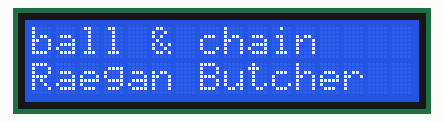
Recording of a sketch running on a simulated Arduino Uno, built with avr-gcc and run on an emulated ATmega328P. On the bench: 16×2 character LCD.

Above: at 0.1 s.
At 4.1 s:
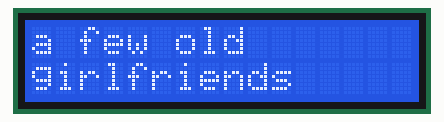
At 6.1 s:
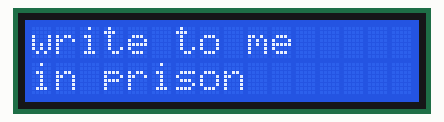
At 12.1 s:
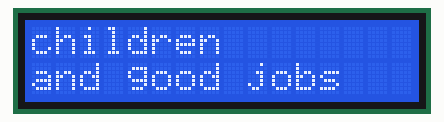
At 18.2 s:
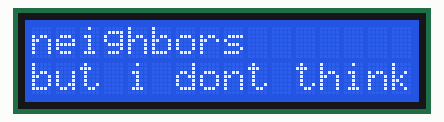
At 26.2 s:
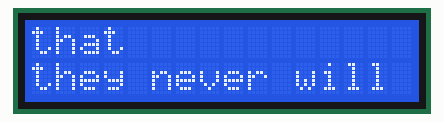

Measured:
- what the display in image 1 shows lasts 2.0 s, from 4.1 s to 6.1 s
- what the display in image 5 shows lasts 12.0 s, from 26.1 s to 38.1 s

The sketch:

sketch_apr11b.ino
```cpp
/* Arduino Tutorial: Learn how to use an LCD 16x2 screen
   More info: http://www.ardumotive.com/how-to-use-an-lcd-dislpay-en.html  */
//i used the connection as you find from the link
//https://www.arduino.cc/en/Tutorial/LiquidCrystalAutoscroll , same here

//Include LCD library
#include <LiquidCrystal.h>

// initialize the library with the numbers of the interface pins
LiquidCrystal lcd(12, 11, 5, 4, 3, 2);

void setup() {
  // set up the LCD's number of columns and rows:
  lcd.begin(16, 2);

}

void loop() {
  // Print a message to the LCD.
   lcd.setCursor(0, 0);
  lcd.print("ball & chain");
    lcd.setCursor(0, 1);
  lcd.print("Raegan Butcher");

  // set the cursor to column 0, line 1
  // (note: line 1 is the second row, since counting begins with 0):
  //--------------------------------------------------------------------------
  delay(4000);
  lcd.setCursor(0, 0);
   lcd.print("a few old   ");
  lcd.setCursor(0, 1);
  //Print a message to second line of LCD
  lcd.print("girlfriends   ");
delay(2000);
lcd.clear();
//--------------------------------------------------------------------------
lcd.setCursor(0, 0);
lcd.print("write to me");
lcd.setCursor(0, 1);
lcd.print("in prison");
delay(2000);

lcd.clear();


//--------------------------------------------------------------------------
lcd.setCursor(0, 0);
lcd.print("it is nice");
lcd.setCursor(0, 1);
lcd.print("they all have");
delay(2000);

lcd.clear();

//--------------------------------------------------------------------------
lcd.setCursor(0, 0);
lcd.print("boyfriends,");
lcd.setCursor(0, 1);
lcd.print("husbands,");
delay(2000);

lcd.clear();

//--------------------------------------------------------------------------
lcd.setCursor(0, 0);
lcd.print("children");
lcd.setCursor(0, 1);
lcd.print("and good jobs");
delay(2000);

lcd.clear();

//--------------------------------------------------------------------------
lcd.setCursor(0, 0);
lcd.print("i have concrete");
lcd.setCursor(0, 1);
lcd.print("and razor wire,");
delay(2000);

lcd.clear();

//--------------------------------------------------------------------------
lcd.setCursor(0, 0);
lcd.print("steel doors and");
lcd.setCursor(0, 1);
lcd.print("psychopathic ");
delay(2000);

lcd.clear();

//--------------------------------------------------------------------------
lcd.setCursor(0, 0);
lcd.print("neighbors");
lcd.setCursor(0, 1);
lcd.print("but i dont think");
delay(2000);

lcd.clear();

//--------------------------------------------------------------------------
lcd.setCursor(0, 0);
lcd.print("i d trade places");
lcd.setCursor(0, 1);
lcd.print("with them");
delay(2000);

lcd.clear();

//--------------------------------------------------------------------------
lcd.setCursor(0, 0);
lcd.print("because in a ");
lcd.setCursor(0, 1);
lcd.print("few more years");
delay(2000);

lcd.clear();

//--------------------------------------------------------------------------
lcd.setCursor(0, 0);
lcd.print("i will be free");
lcd.setCursor(0, 1);
lcd.print("and it seems ");
delay(2000);

lcd.clear();

//--------------------------------------------------------------------------
lcd.setCursor(0, 0);
lcd.print("that");
lcd.setCursor(0, 1);
lcd.print("they never will be");

delay(12000);

lcd.clear();

//--------------------------------------------------------------------------

//012345678901234567

//ball & chain

//a few old girlfriends write to me in prison
//it’s nice
//they all have boyfriends, husbands, children
//and good jobs
//i have concrete and razor-wire, steel doors
//and psychopathic neighbors
//but i don’t think
//i’d trade places with them
//because in a few more years
//i will be free
//and it seems that they
//never will be

}
```
